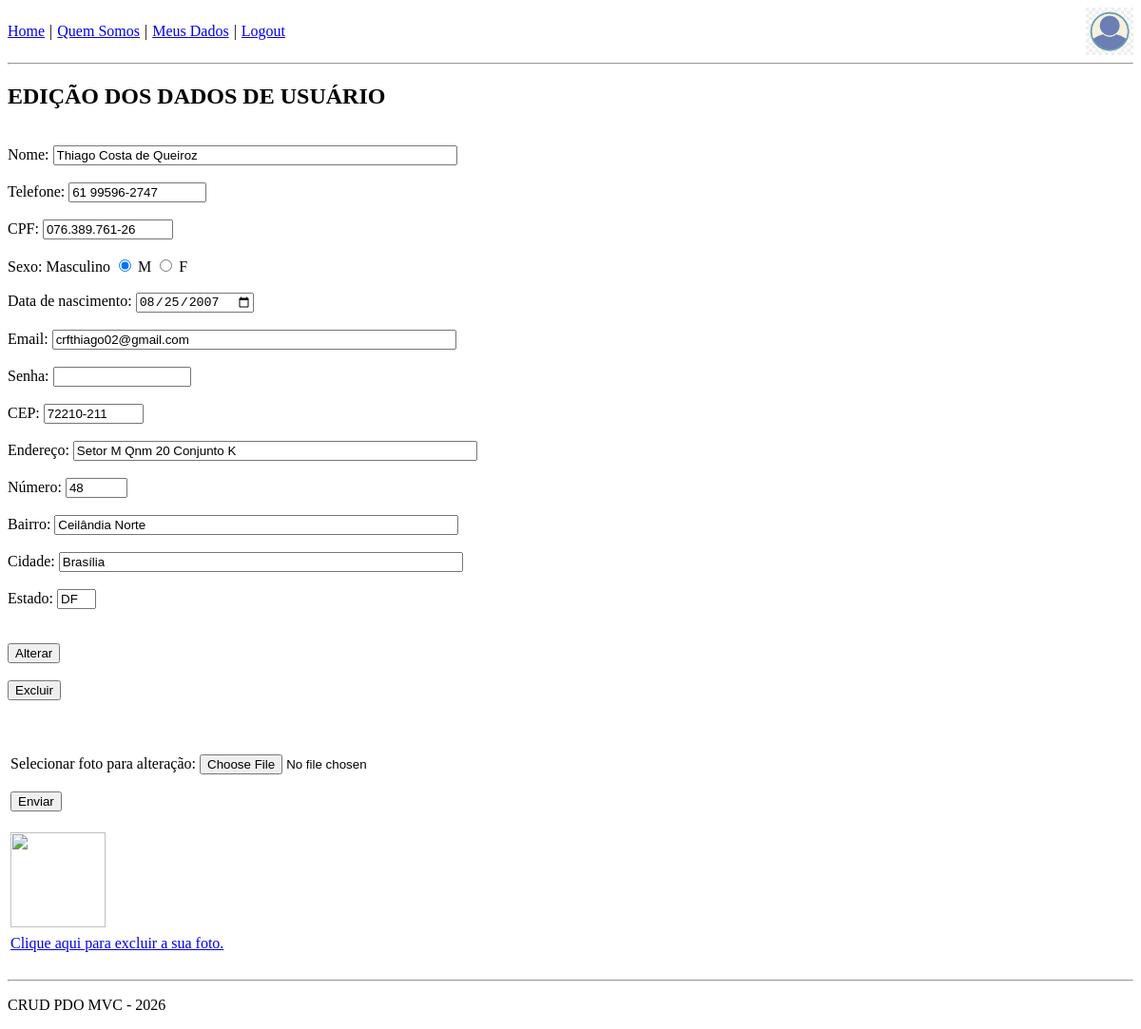
/public/usuario/editar (signed in), run on the app's committed database.
### tables this page shows
CREATE TABLE `tb_usuario` (
  `id` int(11) NOT NULL,
  `nome` varchar(50) DEFAULT NULL,
  `sexo` varchar(9) DEFAULT NULL,
  `telefone` varchar(15) DEFAULT NULL,
  `cpf` varchar(14) DEFAULT NULL,
  `data_nascimento` date DEFAULT NULL,
  `email` varchar(50) DEFAULT NULL,
  `senha` varchar(255) DEFAULT NULL,
  `endereco` varchar(50) DEFAULT NULL,
  `numero` varchar(5) DEFAULT NULL,
  `bairro` varchar(50) DEFAULT NULL,
  `cidade` varchar(50) DEFAULT NULL,
  `estado` char(2) DEFAULT NULL,
  `cep` varchar(10) DEFAULT NULL
);

### app/controllers/controller.php (called while the page is built)
<?php
class Controller
{
    protected function render($view, $dados = [])
    {
        extract($dados);
        require_once __DIR__ . "/../views/layout/cabecalho.php";
        require_once __DIR__ . "/../views/$view.php";
        require_once __DIR__ . "/../views/layout/rodape.php";
    }
}
?>

### app/controllers/usuarioController.php (called while the page is built, shortened)
<?php
require_once "Controller.php";
class UsuarioController extends Controller
{
   public function editar()
{
require_once "../app/models/Usuario.php";
$usuario = new Usuario();
$dados = $usuario->pesquisarUsuario($_SESSION['id_usuario']);
$dados['titulo'] = "EDITAR CADASTRO";
$this->render("usuarios/editar_usuario", $dados);
}
}

### app/models/Usuario.php (called while the page is built, shortened)
<?php
require_once 'Conexao.php';
class Usuario {
private $pdo;
public function __construct()
{
 $this->pdo = Conexao::conectar();
 $this->pdo->setAttribute(PDO::ATTR_ERRMODE, PDO::ERRMODE_EXCEPTION);
}
public function pesquisarUsuario($id)
{
$cmd = $this->pdo->prepare("
SELECT
id,
nome,
sexo,
telefone,
cpf,
data_nascimento,
email,
endereco,
numero,
bairro,
cidade,
estado,
cep
FROM tb_usuario
WHERE id = :i
");
$cmd->bindValue(":i", $id, PDO::PARAM_INT);
$cmd->execute();
return $cmd->fetch(PDO::FETCH_ASSOC);
}
}

### app/models/Conexao.php (called while the page is built)
<?php
class Conexao
{
    public static function conectar()
    {
        $host = 'localhost';
        $dbname = 'db_projeto';
        $usuario = 'root';
        $senha = '';
        try
        {
            return new PDO("mysql:host=$host;dbname=$dbname", $usuario, $senha);
        }
        catch (PDOException $e)
        {
            die("Erro ao conectar: " . $e->getMessage());
        }
    }
}
?>

### app/views/usuarios/editar_usuario.php (the view, shortened to what this page needs)
<?php
 $nome = htmlspecialchars($dados["nome"]);
 $sexo = htmlspecialchars($dados["sexo"]);
 $tel = htmlspecialchars($dados["telefone"]);
 $cpf = htmlspecialchars($dados["cpf"]);
 $data_n = htmlspecialchars($dados["data_nascimento"]);
 $emai = htmlspecialchars($dados["email"]);
 $end = htmlspecialchars($dados["endereco"]);
 $num = htmlspecialchars($dados["numero"]);
 $bair = htmlspecialchars($dados["bairro"]);
 $cid = htmlspecialchars($dados["cidade"]);
 $est = htmlspecialchars($dados["estado"]);
 $ce = htmlspecialchars($dados["cep"]);
?>
<h2> EDIÇÃO DOS DADOS DE USUÁRIO </h2>
<br>
<form method="post" action="<?= BASE_URL ?>usuario/editar_usuario">
 Nome: <input type="text" name="nome" size="50" maxlength="50" value="<?= $nome ?>"
autofocus><br><br>
 Telefone: <input type="text" name="telefone" size="15" maxlength="15" value="<?= $tel
?>"><br><br>
 CPF: <input type="text" name="cpf" size="14" maxlength="14" value="<?= $cpf ?>"><br><br>
 Sexo: <label><?php echo $sexo; ?></label>
 <input type="radio" name="sexo" value="Masculino" <?php if($sexo == 'Masculino') echo
'checked'; ?>> M
 <input type="radio" name="sexo" value="Feminino" <?php if($sexo == 'Feminino') echo
'checked'; ?>> F
 <br><br>
 Data de nascimento: <input type="date" name="data_n" value="<?= $data_n ?>"><br><br>
 Email: <input type="text" name="email" size="50" maxlength="50" value="<?= $emai
?>"><br><br>
 Senha: <input type="password" name="senha" size="15" maxlength="15" value=""
autocomplete="new-password"><br><br>
CEP: <input type="text" name="cep" size="10" maxlength="10" value="<?= $ce
?>"><br><br>
 Endereço: <input type="text" name="endereco" size="50" maxlength="60" value="<?= $end
?>"><br><br>
Número: <INPUT type="text" name="numero" size="5" maxlength="5" value="<?= $num
?>"> <br><br>
 Bairro: <input type="text" name="bairro" size="50" maxlength="50" value="<?= $bair
?>"><br><br>
 Cidade: <input type="text" name="cidade" size="50" maxlength="50" value="<?= $cid
?>"><br><br>
 Estado: <input type="text" name="estado" size="2" maxlength="2" value="<?= $est
?>"><br><br><br>
 <input type="submit" value="Alterar">
</form>
<br>
<form method="post" action="<?= BASE_URL ?>usuario/excluir">
 <input type="submit" value="Excluir">
</form>
<br>
<table border="0" width="900" align="">
<tr>
<td>
<form action="<?= BASE_URL ?>usuario/alterarFoto" method="post"
enctype="multipart/form-data">
<label for="foto">Selecionar foto para alteração:</label>
<input type="file" id="foto" name="foto"> <br /> <br />
<input type="submit" value="Enviar" name="submit" /><br><br>
</form>
</td>
<br/> <br/>
</tr>
<?php
$foto = $_SESSION['foto_atual'];
?>
<tr>
<td align="" height="89"><img src="<?= BASE_URL . 'assets/images/usuario/' .
$foto . "?t=" . time(); ?>" height="100" width="100">
</tr>
<tr>
<td>
<a href="<?= BASE_URL ?>usuario/excluirFoto">Clique aqui para excluir a sua foto.</a>
<br><br>
</td>
</tr>
</table>

### public/index.php (shortened to what this page needs)
<?php
$url = isset($_GET['url']) ? $_GET['url'] : '';
$url = explode("/", $url);
$controller = ucfirst($url[0])."Controller";
$metodo = isset($url[1]) ? $url[1] : "index";
$caminho = "../app/controllers/".$controller.".php";
if(file_exists($caminho))
{
    $obj = new $controller();
    if(method_exists($obj, $metodo))
    {
        $parametros = array_slice($url, 2);
        call_user_func_array(array($obj, $metodo), $parametros);
    }
    else
    {
        header("Location: " . BASE_URL . "home/index");
        exit;
    }
}
else
{
    header("Location: " . BASE_URL . "home/index");
    exit;
}
?>

### app/views/layout/cabecalho.php (shortened to what this page needs)
<!DOCTYPE html>
<html>
<head>
<link rel="stylesheet" href="<?= BASE_URL ?>assets/css/style.css">
</head>
<body>
<?PHP
if(isset($_SESSION['foto_atual']))
{
$foto = $_SESSION['foto_atual'];
}
else
{
$foto = "foto.jpg";
}
?>
<nav>
<a href="<?= BASE_URL ?>home/index">Home</a> |
<a href="<?= BASE_URL ?>site/somosNos">Quem Somos</a> |
<?php if(!isset($_SESSION['logado']) || $_SESSION['logado'] != 'SIM'): ?>
<a href="<?= BASE_URL ?>usuario/cadastro">Cadastro</a> |
<a href="<?= BASE_URL ?>usuario/login">Login</a>
<?php else: ?>
<a href="<?= BASE_URL ?>usuario/editar">Meus Dados</a> |
<a href="<?= BASE_URL ?>usuario/logout">Logout</a>
<?php endif; ?>
<img src="<?= BASE_URL . 'assets/images/usuario/' . $foto . '?t=' . time(); ?>" height="50"
width="50">
</nav>
<hr>

### app/views/layout/rodape.php
<hr>
<footer>
<p>CRUD PDO MVC - <?= date('Y') ?></p>
</footer>
</body>
</html>

### public/assets/css/style.css (style rules this page uses)
nav { display: flex; align-items: center; }
nav img { margin-left: auto; }
nav { display: flex; align-items: center; gap: 5px; }

### data on the page
tb_usuario: nome "Thiago Costa de Queiroz", telefone "61 99596-2747", cpf "076.389.761-26", sexo "Masculino", sexo "☑", data_n "08/25/2007", email "crfthiago02@gmail.com", cep "72210-211", endereco "Setor M Qnm 20 Conjunto K", numero "48", bairro "Ceilândia Norte", cidade "Brasília", estado "DF"
